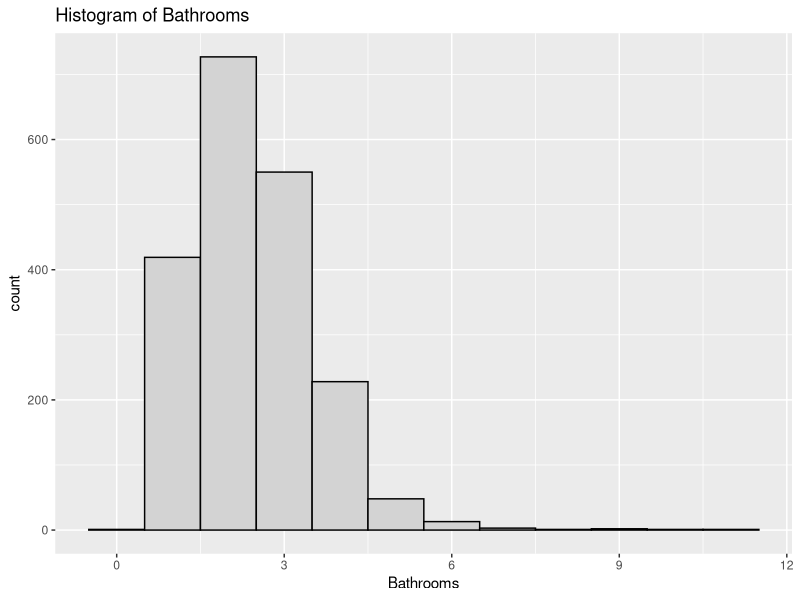
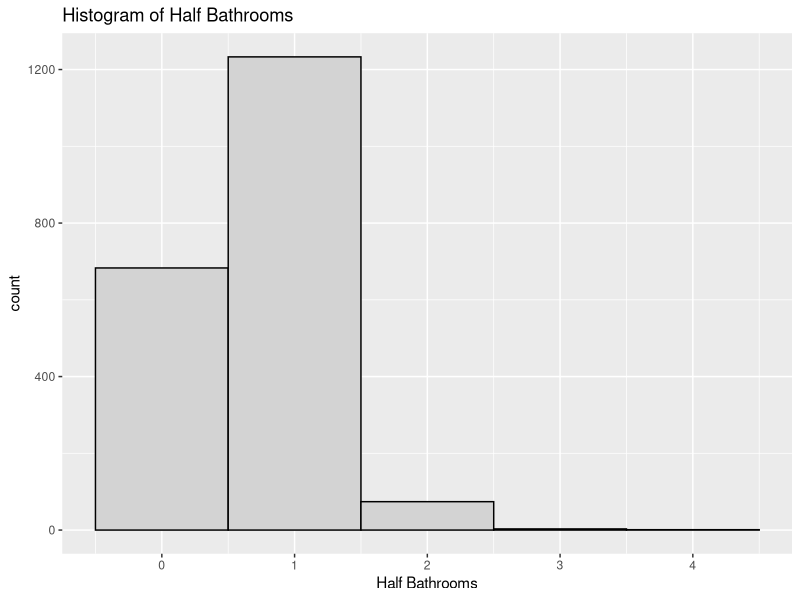
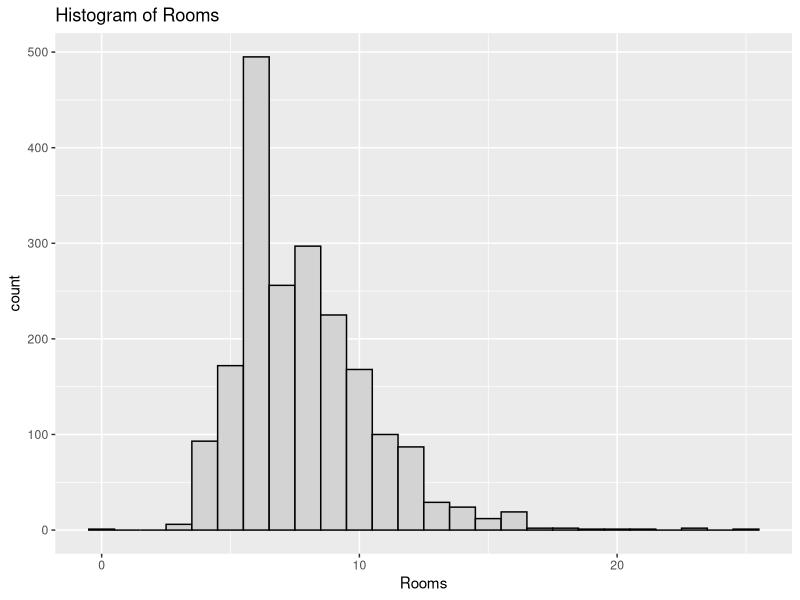
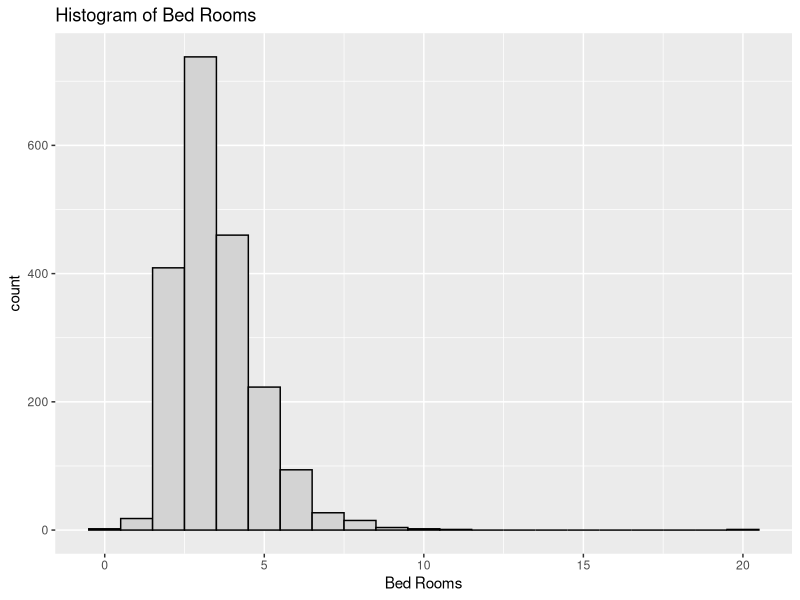
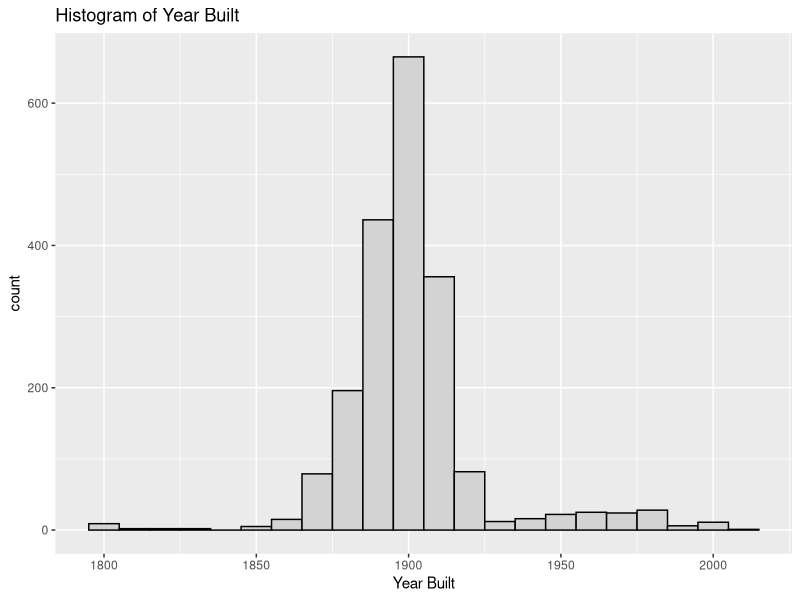
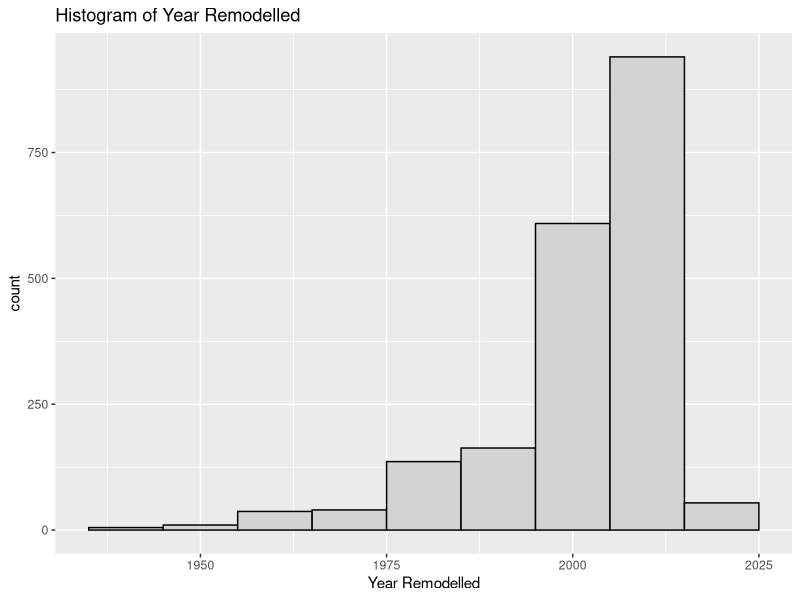
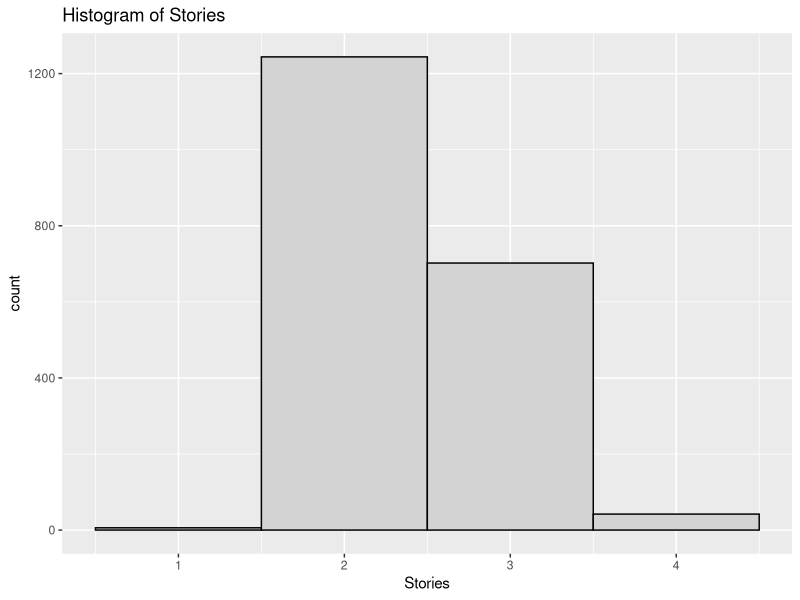
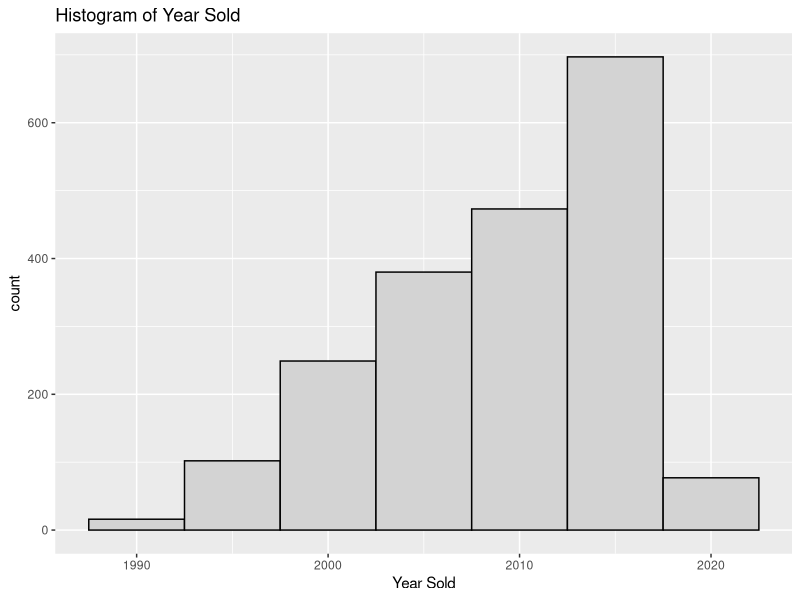

Source code (R) for these figures, in order:
## ---- chunk 1
knitr::opts_chunk$set(echo = TRUE)
library(ggplot2)
library(dplyr)
library(readr)
library(car)
library(broom)
library(corrplot)

## ---- chunk 2
# 1. Abstract

## ---- chunk 3
# 2. Introduction
## ---- chunk 4

# 3. Overview of the dataset

## ---- chunk 5

# 4. Exploratory analysis

houses <- read.csv("DC_properties_clean.csv")

excl_rows <- houses[sample(nrow(houses), 5), ] # Exclude Random Rows
houses <- setdiff(houses, excl_rows)

houses$CNDTN <- factor(houses$CNDTN, order = TRUE, levels = c("Fair", "Average", "Good", "Very Good", "Excellent"))

fit <- lm(data = houses, PRICE ~ BATHRM + HF_BATHRM  + ROOMS + BEDRM + AYB + YR_RMDL + STORIES + SALEMONTH + SALEDAY + SALEYEAR + GBA + CNDTN + LANDAREA)



#Histograms to examine distribution of each variable

ggplot(houses, aes(x = BATHRM))+
  geom_histogram(color="black", fill="light gray", binwidth = 1)+
  labs(x="Bathrooms", title="Histogram of Bathrooms")

ggplot(houses, aes(x = HF_BATHRM))+
  geom_histogram(color="black", fill="light gray", binwidth = 1)+
  labs(x="Half Bathrooms", title="Histogram of Half Bathrooms")

ggplot(houses, aes(x = ROOMS))+
  geom_histogram(color="black", fill="light gray", binwidth = 1)+
  labs(x="Rooms", title="Histogram of Rooms")

ggplot(houses, aes(x = BEDRM))+
  geom_histogram(color="black", fill="light gray", binwidth = 1)+
  labs(x="Bed Rooms", title="Histogram of Bed Rooms")

ggplot(houses, aes(x = AYB))+
  geom_histogram(color="black", fill="light gray", binwidth = 10)+
  labs(x="Year Built", title="Histogram of Year Built")

ggplot(houses, aes(x = YR_RMDL))+
  geom_histogram(color="black", fill="light gray", binwidth = 10)+
  labs(x="Year Remodelled", title="Histogram of Year Remodelled")

ggplot(houses, aes(x = STORIES))+
  geom_histogram(color="black", fill="light gray", binwidth = 1)+
  labs(x="Stories", title="Histogram of Stories")

ggplot(houses, aes(x = SALEYEAR))+
  geom_histogram(color="black", fill="light gray", binwidth = 5)+
  labs(x="Year Sold", title="Histogram of Year Sold")

ggplot(houses, aes(x = SALEMONTH))+
  geom_histogram(color="black", fill="light gray", binwidth = 1)+
  labs(x="Month Sold", title="Histogram of Month Sold")

ggplot(houses, aes(x = SALEDAY))+
  geom_histogram(color="black", fill="light gray", binwidth = 4)+
  labs(x="Day Sold", title="Histogram of Day Sold")

ggplot(houses, aes(x = GBA))+
  geom_histogram(color="black", fill="light gray", binwidth = 100)+
  labs(x="Square Footage", title="Histogram of Square Footage")

ggplot(houses, aes(x = LANDAREA))+
  geom_histogram(color="black", fill="light gray", binwidth = 100)+
  labs(x="Land Area", title="Histogram of Land Area")

ggplot(houses, aes(x = CNDTN))+
  geom_bar(color="black", fill="light gray")+
  labs(x="Land Area", title="Bar Plot of Land Area")

# Boxplots to identify outliers

boxplot(houses$BATHRM, main="Bathrooms", sub=paste("Outlier rows: ", boxplot.stats(houses$BATHRM)$out))

boxplot(houses$HF_BATHRM, main="Half Bathrooms", sub=paste("Outlier rows: ", boxplot.stats(houses$HF_BATHRM)$out))

boxplot(houses$ROOMS, main="Rooms", sub=paste("Outlier rows: ", boxplot.stats(houses$ROOMS)$out))

boxplot(houses$BEDRM, main="Bedrooms", sub=paste("Outlier rows: ", boxplot.stats(houses$BEDRM)$out))

boxplot(houses$AYB, main="Year Built", sub=paste("Outlier rows: ", boxplot.stats(houses$AYB)$out))

boxplot(houses$YR_RMDL, main="Year Remodeled", sub=paste("Outlier rows: ", boxplot.stats(houses$YR_RMDL)$out))

boxplot(houses$STORIES, main="Stories", sub=paste("Outlier rows: ", boxplot.stats(houses$STORIES)$out))

boxplot(houses$SALEYEAR, main="Year of Most Recent Sale", sub=paste("Outlier rows: ", boxplot.stats(houses$SALEYEAR)$out))

boxplot(houses$GBA, main="Gross Building Area", sub=paste("Outlier rows: ", boxplot.stats(houses$GBA)$out))

boxplot(houses$CNDTN, main="Condition", sub=paste("Outlier rows: ", boxplot.stats(houses$CNDTN)$out))

boxplot(houses$LANDAREA, main="Land Area", sub=paste("Outlier rows: ", boxplot.stats(houses$LANDAREA)$out))

boxplot(houses$PRICE, main="Price", sub=paste("Outlier rows: ", boxplot.stats(houses$PRICE)$out))

# Boxplots to identify outliers

boxa <- boxplot(houses$BATHRM, main="Bathrooms", sub=paste("Outlier rows: ", boxplot.stats(houses$BATHRM)$out))

boxb <- boxplot(houses$HF_BATHRM, main="Half Bathrooms", sub=paste("Outlier rows: ", boxplot.stats(houses$HF_BATHRM)$out))

boxc <- boxplot(houses$ROOMS, main="Rooms", sub=paste("Outlier rows: ", boxplot.stats(houses$ROOMS)$out))


# scatterplots
# price by room
room_price <- ggplot(houses, aes(x = ROOMS, y = PRICE))
room_price + geom_point()

# price by year
year_price <- ggplot(houses, aes(x = SALEYEAR, y = PRICE))
year_price + geom_point()

# price by month
month_price <- ggplot(houses, aes(x = SALEMONTH, y = PRICE))
month_price + geom_point()

# price by day of month
day_price <- ggplot(houses, aes(x = SALEDAY, y = PRICE))
day_price + geom_point()


# Use corrplot to display a correlation matrix of that variables
library(corrplot)
corr_matrix <- cor(data.frame(houses$HF_BATHRM, houses$BATHRM, houses$ROOMS, houses$BEDRM,houses$AYB, houses$YR_RMDL, houses$PRICE, houses$SALEDAY, houses$SALEMONTH, houses$SALEYEAR, houses$STORIES, houses$LANDAREA, houses$GBA))
corrplot(corr_matrix, type = "upper", order = "hclust", 
         tl.col = "black", tl.srt = 45)


# capture model summary as an object
modelSummary <- summary(fit)

# model coefficients
modelCoeffs <- modelSummary$coefficients



## ---- chunk 6

# 5. Identification and evaluation of suitable model

fit <- lm(data = houses, PRICE ~ BATHRM + HF_BATHRM  + ROOMS + BEDRM + AYB + YR_RMDL + STORIES + SALEMONTH + SALEDAY + SALEYEAR + GBA + CNDTN + LANDAREA)

# Review p-values, check sign of estimates

summary(fit)

## ---- chunk 7

# Review ANOVA and compare F statistic

anova(fit)

## ---- chunk 8

# Residual plot and look for non-constant variance

fit.df <- augment(fit)
ggplot(fit.df, aes(x = .fitted, y = .resid))+
  geom_point()+
  geom_hline(yintercept = 0, linetype = 2)+
  labs( x = "Fitted Values", y = "Residuals")

## ---- chunk 9
# Shapiro-Wilk test for normality

shapiro.test(fit$residuals)

## ---- chunk 10
# ncvTest for constant variance

ncvTest(fit)

## ---- chunk 11

# Variance Inflation Factor (used to identify multicllinearity >= 10)

vif(fit)

## ---- chunk 12
# Review R2 value
# From summary above: adjusted R^2 = .6984

# Drop non-significant predictor variables (Droped AYB: +.0002, Rooms: No change, other lower)
fit <- lm(data = houses, PRICE ~ BATHRM + HF_BATHRM  + BEDRM + YR_RMDL + STORIES + SALEMONTH + SALEDAY + SALEYEAR + GBA + CNDTN + LANDAREA)
summary(fit)

# If multicollinearity is present, drop one correlated variable (None present)

# Transform the outcome variable if the residual plot looks suspicious
powerTransform(houses$PRICE) #.33 -> sqrt

## ---- chunk 13

# log lowers R2: .6585
fit <- lm(data = houses, log(PRICE) ~ BATHRM + HF_BATHRM  + BEDRM + YR_RMDL + STORIES + SALEMONTH + SALEDAY + SALEYEAR + GBA + CNDTN + LANDAREA)
summary(fit)
# sqrt increase R2: .7471, drop YR_RMDL + .0001
fit <- lm(data = houses, sqrt(PRICE) ~ BATHRM + HF_BATHRM  + BEDRM  + STORIES + SALEMONTH + SALEDAY + SALEYEAR + GBA + CNDTN + LANDAREA)
summary(fit)
# inverse drastically decrease
fit <- lm(data = houses, I(1/PRICE) ~ BATHRM + HF_BATHRM  + BEDRM  + STORIES + SALEMONTH + SALEDAY + SALEYEAR + GBA + CNDTN + LANDAREA)
summary(fit)

#Variable Transformations
powerTransform(houses$BATHRM+1) # -.011
powerTransform(houses$HF_BATHRM+1) # .776
powerTransform(houses$BEDRM+1) # -.130
powerTransform(houses$STORIES+1) # -2.084
powerTransform(houses$SALEMONTH) # .809
powerTransform(houses$SALEYEAR-1990) # 1.48 - didn't help
powerTransform(houses$GBA) # -.08 -> LOG
powerTransform(houses$LANDAREA) # .35 -> SQRT

fit_final <- lm(data = houses, sqrt(PRICE) ~  BATHRM  + HF_BATHRM  + BEDRM + log(BEDRM+1) + STORIES  + SALEMONTH + SALEDAY + SALEYEAR  + GBA + log(GBA) + CNDTN + LANDAREA )
summary(fit_final) # R^2 increased to .7558

fit.df <- augment(fit)
ggplot(fit.df, aes(x = .fitted, y = .resid))+
  geom_point()+
  geom_hline(yintercept = 0, linetype = 2)+
  labs( x = "Fitted Values", y = "Residuals")

## ---- chunk 14

shapiro.test(fit$residuals)
ncvTest(fit)
vif(fit)

#using AIC & BIC for model comparison
AIC(fit) # AIC
BIC(fit) # BIC

AIC(fit_final) # AIC 
BIC(fit_final) # BIC 

# The AIC and BIC for fit_final are both lower, so that is the better model

## ---- chunk 15

# 6. Application of the model 

# Test on excluded rows
predict(fit, newdata = excl_rows, interval = "predict")

## ---- chunk 16

# 7. Limitations and assumptions   
